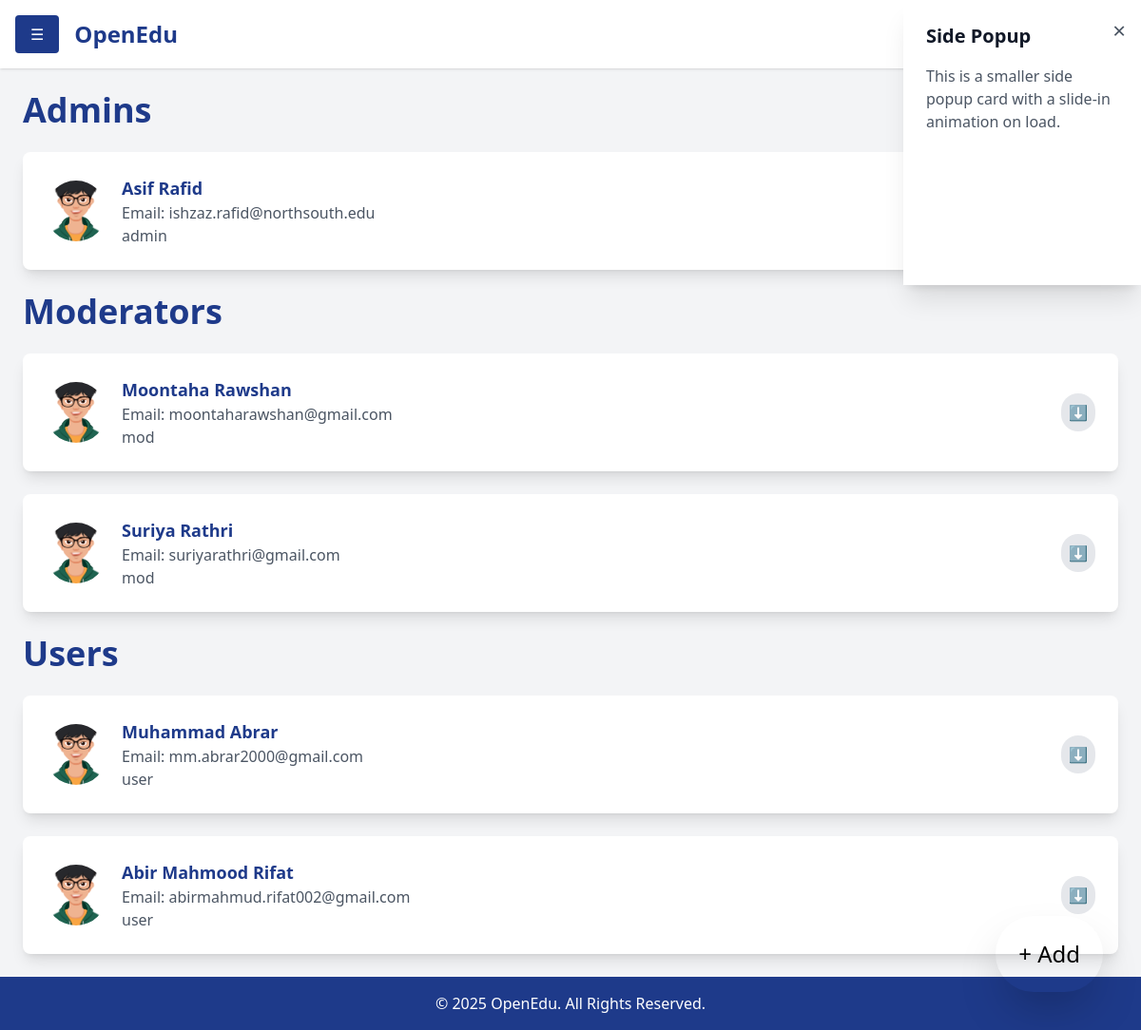
/appoint (signed in), run on the app's committed database.
### accounts/models.py (models this page shows, shortened)
class User(AbstractUser):
    contact = models.CharField(max_length=15, blank=True, null=True)
    profilepicture = models.ImageField(upload_to='images/profilepictures', blank=True, null=True,default='images/profilepictures/rafid1.jpg')
    role=models.TextField(default='user')
    groups = models.ManyToManyField(
        'auth.Group',
        related_name='custom_user_set',
        blank=True
    )
    user_permissions = models.ManyToManyField(
        'auth.Permission',
        related_name='custom_user_permissions_set',
        blank=True
    )

### home/views.py (the view)
# urls.py: path('appoint', appoint, name='appoint'),
@login_required
def appoint(request):
    if (request.user.role!='admin' and request.user.role!='master'):
        return redirect('/errors/unauthorizedaccess')
    admins=User.objects.filter(role='admin')
    moderators=User.objects.filter(role='mod')
    rusers=User.objects.filter(role='user')
    isMaster=(request.user.role=='master')
    context={'name':request.user.username,'rusers':rusers,'admins':admins,'moderators':moderators,'isMaster':isMaster}
    return render(request,"pages/appoint.html",context)

### home/templates/pages/appoint.html (shortened to what this page needs)
{% extends 'dashboard.html' %} {% block content %} {% load static %}
<div class="p-6 flex-grow">
  <div class="space-y-6">
    {% if admins and isMaster %}
    <h1 class="text-4xl font-bold text-blue-900 mb-4">Admins</h1>
    {% for user in admins %}
    <div
      class="flex items-center bg-white p-6 rounded-lg shadow-lg hover:shadow-xl transition duration-300 transform hover:scale-105 relative"
    >
      <div class="w-16 h-16 mr-4">
        <img
          src="{{ user.profilepicture.url }}"
          class="w-full h-full rounded-full object-cover"
        />
      </div>
      <div class="flex-grow">
        <h3 class="text-lg font-semibold text-blue-900">
          {{ user.first_name }} {{ user.last_name }}
        </h3>
        <p class="text-gray-600">Email: {{ user.email }}</p>
        <p class="text-gray-600">{{ user.role }}</p>
      </div>
      <div class="relative">
        <button
          onclick="toggleDropdown(this)"
          class="bg-gray-200 hover:bg-gray-300 p-2 rounded-full focus:outline-none"
        >
        </button>
      </div>
    </div>
    {% endfor %} {% endif %} {% if moderators %}
    <h1 class="text-4xl font-bold text-blue-900 mb-4">Moderators</h1>
    {% for user in moderators %}
    <div
      class="flex items-center bg-white p-6 rounded-lg shadow-lg hover:shadow-xl transition duration-300 transform hover:scale-105 relative"
    >
      <div class="w-16 h-16 mr-4">
        <img
          src="{{ user.profilepicture.url }}"
          class="w-full h-full rounded-full object-cover"
        />
      </div>
      <div class="flex-grow">
        <h3 class="text-lg font-semibold text-blue-900">
          {{ user.first_name }} {{ user.last_name }}
        </h3>
        <p class="text-gray-600">Email: {{ user.email }}</p>
        <p class="text-gray-600">{{ user.role }}</p>
      </div>
      <div class="relative">
        <button
          onclick="toggleDropdown(this)"
          class="bg-gray-200 hover:bg-gray-300 p-2 rounded-full focus:outline-none"
        >
          ⬇️
        </button>
      </div>
    </div>
    {% endfor %} {% endif %} {% if rusers %}
    <h1 class="text-4xl font-bold text-blue-900 mb-4">Users</h1>
    {% for user in rusers %}
    <div
      class="flex items-center bg-white p-6 rounded-lg shadow-lg hover:shadow-xl transition duration-300 transform hover:scale-105 relative"
    >
      <div class="w-16 h-16 mr-4">
        <img
          src="{{ user.profilepicture.url }}"
          class="w-full h-full rounded-full object-cover"
        />
      </div>
      <div class="flex-grow">
        <h3 class="text-lg font-semibold text-blue-900">
          {{ user.first_name }} {{ user.last_name }}
        </h3>
        <p class="text-gray-600">Email: {{ user.email }}</p>
        <p class="text-gray-600">{{ user.role }}</p>
      </div>
      <div class="relative">
        <button
          onclick="toggleDropdown(this)"
          class="bg-gray-200 hover:bg-gray-300 p-2 rounded-full focus:outline-none"
        >
          ⬇️
        </button>
      </div>
    </div>
    {% endfor %} {% endif %}
  </div>
</div>
{% endblock %}

### data on the page
User: profilepicture (picture), first_name "Asif", last_name "Rafid", email "ishzaz.rafid@northsouth.edu", role "admin"
User: profilepicture (picture), first_name "Moontaha", last_name "Rawshan", email "moontaharawshan@gmail.com", role "mod"
User: profilepicture (picture), first_name "Suriya", last_name "Rathri", email "suriyarathri@gmail.com", role "mod"
User: profilepicture (picture), first_name "Muhammad", last_name "Abrar", email "mm.abrar2000@gmail.com", role "user"
User: profilepicture (picture), first_name "Abir Mahmood", last_name "Rifat", email "abirmahmud.rifat002@gmail.com", role "user"
